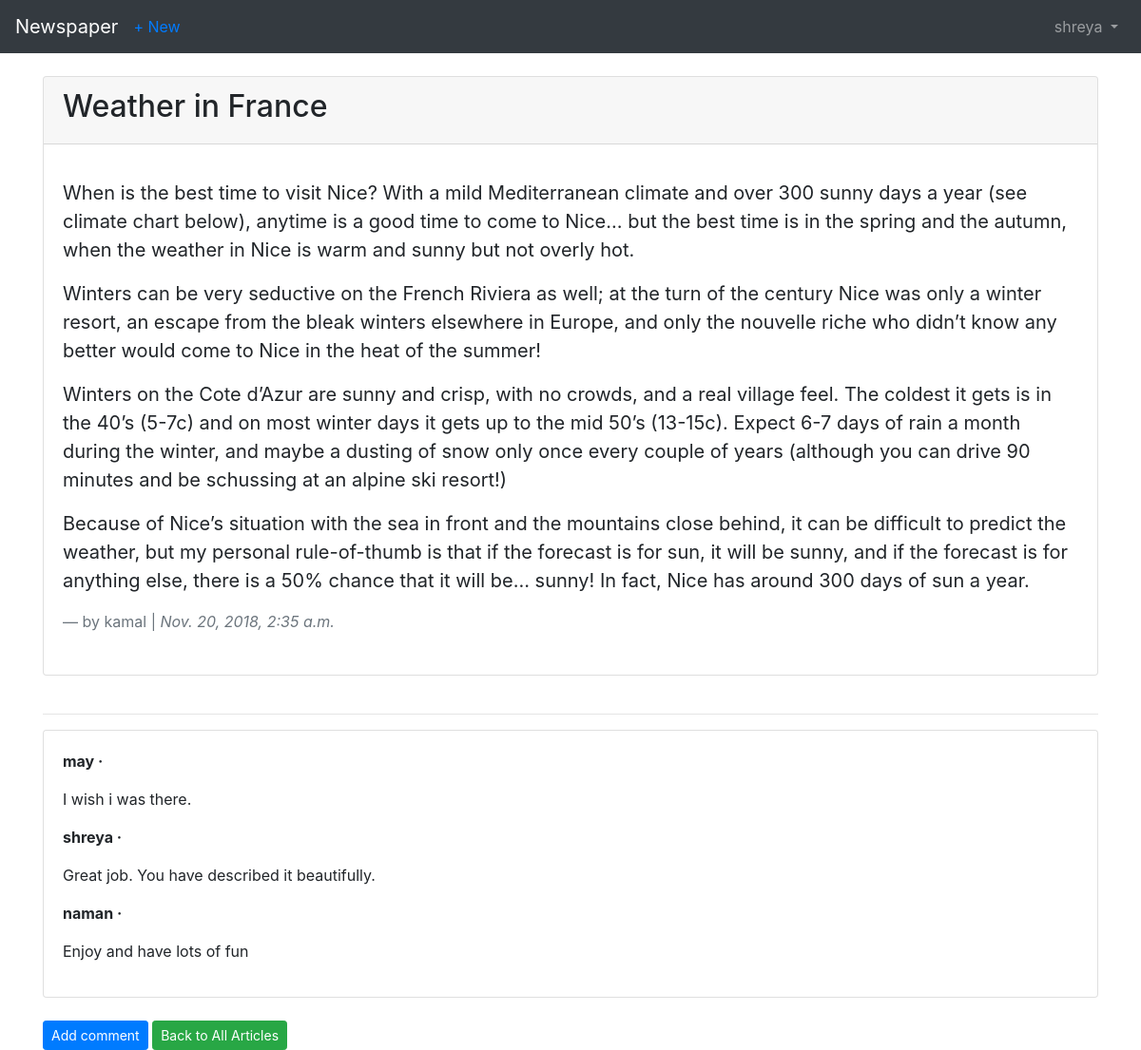
The page /articles/1/ (signed in) on the database its author committed.
### users/models.py (models this page shows)
class CustomUser(AbstractUser):
	age = models.PositiveIntegerField(default= 0)

### articles/models.py (models this page shows, shortened)
class Article(models.Model):
	title = models.CharField(max_length=255)
	body = models.TextField()
	date = models.DateTimeField(auto_now_add=True)
	author = models.ForeignKey(
		settings.AUTH_USER_MODEL,
		on_delete=models.CASCADE,
	)

class Comment(models.Model):
	article = models.ForeignKey(
		Article,
		on_delete=models.CASCADE,
		related_name='comments',
	)
	comment = models.TextField()
	author = models.ForeignKey(
		settings.AUTH_USER_MODEL,
		on_delete=models.CASCADE,
	)
	def __str__(self):
		return self.comment

### articles/views.py (the view)
# urls.py: path('<int:pk>/',views.ArticleDetailView.as_view(), name='article_detail'),
class ArticleDetailView(LoginRequiredMixin, DetailView):
    model = Article
    template_name = 'article_detail.html'
    login_url = 'login'

### templates/article_detail.html (shortened to what this page needs)
{% extends 'base.html' %}
{% block content %}
<div class="card">
	<div class="card-header">
		<h2>{{ object.title|capfirst }}</h2>
	</div>
	<div class="card-body">
	  <blockquote class="blockquote mb-0">
		<p>{{ object.body|linebreaks }}</p>
		<footer class="blockquote-footer">by {{ object.author }} | <cite title="Source Title">{{ object.date }}</cite></footer>
	  </blockquote>
	  <br>
	</div>
</div>
<br>
<hr>
<div class="card">
	<div class="card-body">
	{% for comment in article.comments.all %}
		<p>
			<span class="font-weight-bold">{{ comment.author }} &middot;</span>
			{{ comment|linebreaks }}
		</p>
	{% empty %}
    <p>No comments here yet :(</p>
	{% endfor %}
	</div>
</div>
<br>
<a href="{% url 'add_comment_to_article' article.pk %}"><button class="btn btn-primary btn-sm">Add comment</button></a>
<a href="{% url 'article_list' %}"><button type="button" class="btn btn-success btn-sm">Back to All Articles</button></a>
{% endblock content %}

### templates/base.html (shortened to what this page needs)
<!doctype html>
<html lang="en">
  <head>
    <link rel="stylesheet" href="https://stackpath.bootstrapcdn.com/bootstrap/4.1.3/css/bootstrap.min.css">
  </head>
  <body>
    <nav class="navbar navbar-expand-md navbar-dark bg-dark mb-4">
      <a class="navbar-brand" href="{% url 'home' %}">Newspaper</a>
      {% if user.is_authenticated %}
        <ul class="navbar-nav mr-auto">
          <li class="nav-item"><a href="{% url 'article_new' %}">+ New</a></li>
        </ul>
      {% endif %}
      <div class="collapse navbar-collapse" id="navbarCollapse">
        {% if user.is_authenticated %}
          <ul class="navbar-nav ml-auto">
            <li class="nav-item">
              <a class="nav-link dropdown-toggle" href="#" id="userMenu"\
              data-toggle="dropdown" aria-haspopup="true" aria-expanded\
              ="false">
                {{ user.username }}
              </a>
            </li>
          </ul>
        {% endif %}
      </div>
    </nav>
    <div class="container">
      {% block content %}
      {% endblock content %}
    </div>
  </body>
</html>

### rows shown on the page
CustomUser: username "shreya"
Article: title "Weather in France", body "When is the best time to visit Nice? With a mild Mediterranean climate and over 300 sunny days a year (see climate chart below), anytime is a good time to come to Nice… but the best time is in the spring and the autumn, when the weather in Nice is warm and sunny but not overly hot. Winters can be very seductive on the French Riviera as well; at the turn of the century Nice was only a winter resort, an escape from the bleak winters elsewhere in Europe, and only the nouvelle riche who didn’t know any better would come to Nice in the heat of the summer! Winters on the Cote d’Azur are sunny and crisp, with no crowds, and a real village feel. The coldest it gets is in the 40’s (5-7c) and on most…", author "kamal", date "Nov. 20, 2018, 2:35 a.m."
Comment: author "may", comment "I wish i was there."
Comment: author "shreya", comment "Great job. You have described it beautifully."
Comment: author "naman", comment "Enjoy and have lots of fun"
